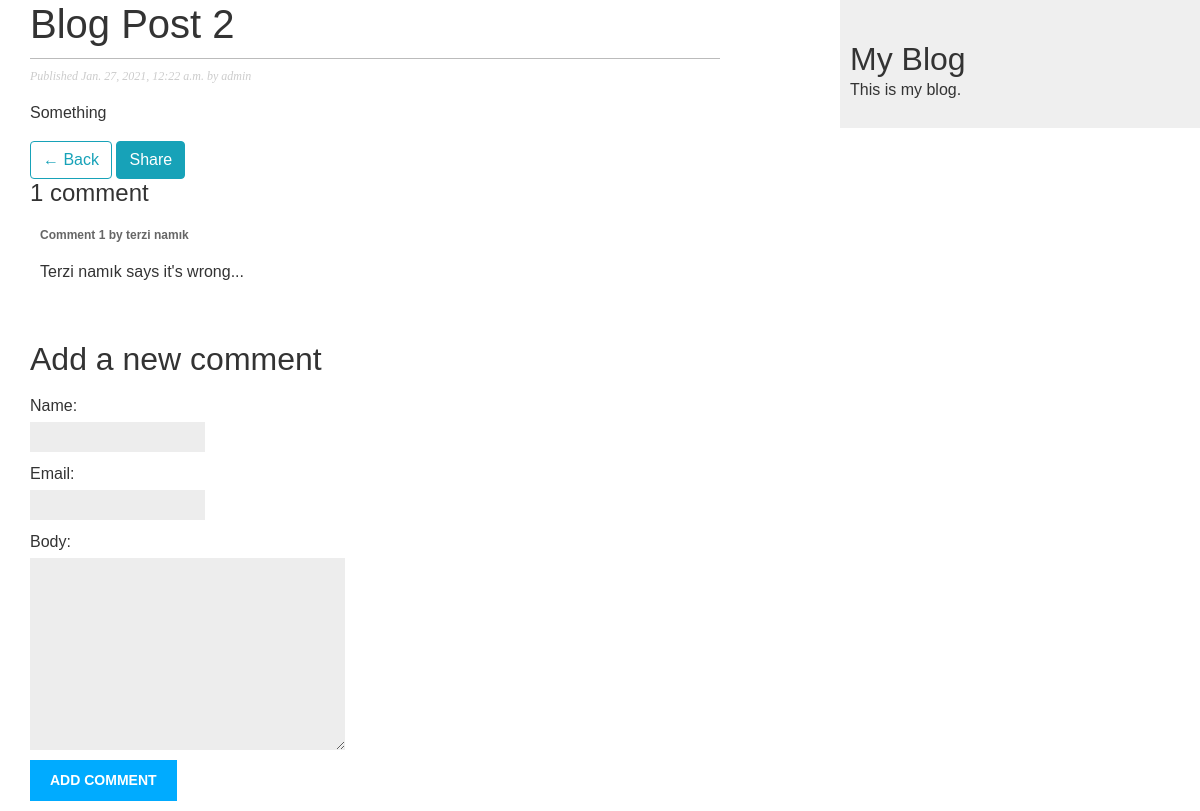
Page /blog/2021/1/27/blog-post-2/ on the committed database.
### blog/models.py (models this page shows, shortened)
class Post(models.Model):
    STATUS_CHOICES = (
        ('draft', 'Draft'),
        ('published', 'Published')
    )
    title = models.CharField(max_length=250)
    slug = models.SlugField(max_length=250, unique_for_date='publish')
    author = models.ForeignKey(User, on_delete=models.CASCADE, related_name='blog_posts')
    body = models.TextField()
    publish = models.DateTimeField(default=timezone.now)
    created = models.DateTimeField(auto_now_add=True)
    updated = models.DateTimeField(auto_now=True)
    status = models.CharField(max_length=10,
                            choices=STATUS_CHOICES,
                            default='draft')
    class Meta:
        ordering = ('-publish', ) # append ',' to tell Python it's a tuple.
    objects = models.Manager()
    published = PublishedManager()

class Comment(models.Model):
    post = models.ForeignKey(Post, on_delete=models.CASCADE, related_name='comments')
    name = models.CharField(max_length=80)
    email = models.EmailField()
    body = models.TextField()
    created = models.DateTimeField(auto_now_add=True)
    updated = models.DateTimeField(auto_now=True)
    active = models.BooleanField(default=True)
    class Meta:
        ordering = ('created',) # ascending order (older to newer)

### blog/views.py (the view)
# urls.py: path('<int:year>/<int:month>/<int:day>/<slug:post>/', views.post_detail, name='post_detail'),
def post_detail(request, year, month, day, post):
    post = get_object_or_404(Post, slug=post,
                                    status='published',
                                    publish__year=year,
                                    publish__month=month,
                                    publish__day=day)
    comments = post.comments.filter(active=True)
    new_comment = None
    if request.method == 'POST':
        comment_form = CommentForm(data=request.POST)
        if comment_form.is_valid():
            new_comment = comment_form.save(commit=False)
            new_comment.post = post
            new_comment.save()
            comment_form = CommentForm()
            messages.success(request, 'You commented successfully')
    else:
        comment_form = CommentForm()
    return render(request, 'blog/post/detail.html',
                    {'post': post, 'comments': comments, 'new_comment': new_comment, 'comment_form': comment_form})

### blog/forms.py
class CommentForm(forms.ModelForm):
     class Meta:
         model = Comment
         fields = ('name', 'email', 'body')

### blog/templates/blog/post/detail.html (shortened to what this page needs)
{% extends 'blog/base.html' %}
{% block content %}
    <h1>{{ post.title }}</h1>
    <p class="date">
        Published {{post.publish}} by {{post.author}}
    </p>
    {{post.body|linebreaks}}
    <a href="{% url 'blog:post_list' %}" class="btn btn-outline-info">&larr; Back</a>
    <a href="{% url 'blog:post_share' post.id %}" class="btn btn-info">Share</a>
    {% with comments.count as total_comments %}
    <h4>
        {{ total_comments }} comment{{total_comments|pluralize}}
    </h4>
    {% endwith %}
    {% for comment in comments %}
        <div class="comment">
            <p class="info">
                Comment {{ forloop.counter }} by {{ comment.name }}
            </p>
            {{ comment.body|linebreaks }}
        </div>
    {% empty %}
        <p>
            There are no comments yet.
        </p>
    {% endfor %}
    <h2>Add a new comment</h2>
    <form action="" method="post">
        {{ comment_form.as_p }}
        <p><input type="submit" value="Add comment"></p>
    </form>
{% endblock %}

### blog/static/blog/css/blog.css (style rules this page uses)
body { margin:0; padding:0; font-family:helvetica, sans-serif; }
a { color:#00abff; text-decoration:none; }
h1 { font-weight:normal; border-bottom:1px solid #bbb; padding:0 0 10px 0; }
h2 { font-weight:normal; margin:30px 0 0; }
p.date { color:#ccc; font-family: georgia, serif; font-size: 12px; font-style: italic; }
label { float:left; clear:both; color:#333; margin-bottom:4px; }
input, textarea { clear:both; float:left; margin:0 0 10px; background:#ededed; border:0; padding:6px 10px; font-size:12px; }
input[type=submit] { font-weight:bold; background:#00abff; color:#fff; padding:10px 20px; font-size:14px; text-transform:uppercase; }
.comment { padding:10px; }
.comment .info { font-weight:bold; font-size:12px; color:#666; }

### rows in the picture
Post: title "Blog Post 2", publish "Jan. 27, 2021, 12:22 a.m.", author "admin", body "Something"
Comment: name "terzi namık", body "Terzi namık says it's wrong..."

### other values in the picture
{{ total_comments }} "1"
